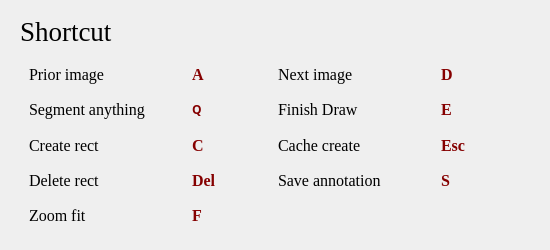
<?xml version="1.0" encoding="UTF-8"?>
<ui version="4.0">
 <class>Dialog_Shortcut</class>
 <widget class="QDialog" name="Dialog_Shortcut">
  <property name="geometry">
   <rect>
    <x>0</x>
    <y>0</y>
    <width>550</width>
    <height>250</height>
   </rect>
  </property>
  <property name="minimumSize">
   <size>
    <width>550</width>
    <height>250</height>
   </size>
  </property>
  <property name="maximumSize">
   <size>
    <width>550</width>
    <height>250</height>
   </size>
  </property>
  <property name="windowTitle">
   <string>Shortcut</string>
  </property>
  <layout class="QVBoxLayout" name="verticalLayout">
   <item>
    <widget class="QWidget" name="widget" native="true">
     <layout class="QVBoxLayout" name="verticalLayout_2">
      <property name="spacing">
       <number>0</number>
      </property>
      <property name="leftMargin">
       <number>0</number>
      </property>
      <property name="topMargin">
       <number>0</number>
      </property>
      <property name="rightMargin">
       <number>0</number>
      </property>
      <property name="bottomMargin">
       <number>0</number>
      </property>
      <item>
       <widget class="QWidget" name="widget_2" native="true">
        <property name="maximumSize">
         <size>
          <width>16777215</width>
          <height>40</height>
         </size>
        </property>
        <layout class="QHBoxLayout" name="horizontalLayout">
         <item>
          <widget class="QLabel" name="label">
           <property name="maximumSize">
            <size>
             <width>16777215</width>
             <height>50</height>
            </size>
           </property>
           <property name="font">
            <font>
             <family>Times New Roman</family>
             <pointsize>20</pointsize>
            </font>
           </property>
           <property name="text">
            <string>Shortcut</string>
           </property>
          </widget>
         </item>
        </layout>
       </widget>
      </item>
      <item>
       <widget class="QWidget" name="widget_3" native="true">
        <property name="font">
         <font>
          <family>Times New Roman</family>
          <pointsize>12</pointsize>
         </font>
        </property>
        <layout class="QGridLayout" name="gridLayout">
         <property name="leftMargin">
          <number>18</number>
         </property>
         <property name="rightMargin">
          <number>18</number>
         </property>
         <item row="2" column="3">
          <widget class="QLabel" name="label_5">
           <property name="maximumSize">
            <size>
             <width>80</width>
             <height>16777215</height>
            </size>
           </property>
           <property name="font">
            <font>
             <weight>75</weight>
             <bold>true</bold>
            </font>
           </property>
           <property name="styleSheet">
            <string notr="true">color: rgb(133, 0, 0);</string>
           </property>
           <property name="text">
            <string>Esc</string>
           </property>
          </widget>
         </item>
         <item row="0" column="0">
          <widget class="QLabel" name="label_18">
           <property name="text">
            <string>Prior image</string>
           </property>
          </widget>
         </item>
         <item row="0" column="1">
          <widget class="QLabel" name="label_19">
           <property name="maximumSize">
            <size>
             <width>80</width>
             <height>16777215</height>
            </size>
           </property>
           <property name="font">
            <font>
             <weight>75</weight>
             <bold>true</bold>
            </font>
           </property>
           <property name="styleSheet">
            <string notr="true">color: rgb(133, 0, 0);</string>
           </property>
           <property name="text">
            <string>A</string>
           </property>
          </widget>
         </item>
         <item row="0" column="2">
          <widget class="QLabel" name="label_17">
           <property name="text">
            <string>Next image</string>
           </property>
          </widget>
         </item>
         <item row="0" column="3">
          <widget class="QLabel" name="label_16">
           <property name="maximumSize">
            <size>
             <width>80</width>
             <height>16777215</height>
            </size>
           </property>
           <property name="font">
            <font>
             <weight>75</weight>
             <bold>true</bold>
            </font>
           </property>
           <property name="styleSheet">
            <string notr="true">color: rgb(133, 0, 0);</string>
           </property>
           <property name="text">
            <string>D</string>
           </property>
          </widget>
         </item>
         <item row="2" column="2">
          <widget class="QLabel" name="label_4">
           <property name="text">
            <string>Cache create</string>
           </property>
          </widget>
         </item>
         <item row="1" column="0">
          <widget class="QLabel" name="label_2">
           <property name="text">
            <string>Segment anything</string>
           </property>
          </widget>
         </item>
         <item row="2" column="0">
          <widget class="QLabel" name="label_10">
           <property name="text">
            <string>Create rect</string>
           </property>
          </widget>
         </item>
         <item row="2" column="1">
          <widget class="QLabel" name="label_11">
           <property name="maximumSize">
            <size>
             <width>80</width>
             <height>16777215</height>
            </size>
           </property>
           <property name="font">
            <font>
             <weight>75</weight>
             <bold>true</bold>
            </font>
           </property>
           <property name="styleSheet">
            <string notr="true">color: rgb(133, 0, 0);</string>
           </property>
           <property name="text">
            <string>C</string>
           </property>
          </widget>
         </item>
         <item row="1" column="2">
          <widget class="QLabel" name="label_20">
           <property name="text">
            <string>Finish Draw</string>
           </property>
          </widget>
         </item>
         <item row="1" column="3">
          <widget class="QLabel" name="label_8">
           <property name="maximumSize">
            <size>
             <width>80</width>
             <height>16777215</height>
            </size>
           </property>
           <property name="font">
            <font>
             <weight>75</weight>
             <bold>true</bold>
            </font>
           </property>
           <property name="styleSheet">
            <string notr="true">color: rgb(133, 0, 0);</string>
           </property>
           <property name="text">
            <string>E</string>
           </property>
          </widget>
         </item>
         <item row="3" column="0">
          <widget class="QLabel" name="label_7">
           <property name="text">
            <string>Delete rect</string>
           </property>
          </widget>
         </item>
         <item row="3" column="1">
          <widget class="QLabel" name="label_6">
           <property name="maximumSize">
            <size>
             <width>80</width>
             <height>16777215</height>
            </size>
           </property>
           <property name="font">
            <font>
             <weight>75</weight>
             <bold>true</bold>
            </font>
           </property>
           <property name="styleSheet">
            <string notr="true">color: rgb(133, 0, 0);</string>
           </property>
           <property name="text">
            <string>Del</string>
           </property>
          </widget>
         </item>
         <item row="3" column="2">
          <widget class="QLabel" name="label_12">
           <property name="text">
            <string>Save annotation</string>
           </property>
          </widget>
         </item>
         <item row="3" column="3">
          <widget class="QLabel" name="label_13">
           <property name="maximumSize">
            <size>
             <width>80</width>
             <height>16777215</height>
            </size>
           </property>
           <property name="font">
            <font>
             <weight>75</weight>
             <bold>true</bold>
            </font>
           </property>
           <property name="styleSheet">
            <string notr="true">color: rgb(133, 0, 0);</string>
           </property>
           <property name="text">
            <string>S</string>
           </property>
          </widget>
         </item>
         <item row="4" column="0">
          <widget class="QLabel" name="label_14">
           <property name="text">
            <string>Zoom fit</string>
           </property>
          </widget>
         </item>
         <item row="4" column="1">
          <widget class="QLabel" name="label_15">
           <property name="maximumSize">
            <size>
             <width>80</width>
             <height>16777215</height>
            </size>
           </property>
           <property name="font">
            <font>
             <weight>75</weight>
             <bold>true</bold>
            </font>
           </property>
           <property name="styleSheet">
            <string notr="true">color: rgb(133, 0, 0);</string>
           </property>
           <property name="text">
            <string>F</string>
           </property>
          </widget>
         </item>
         <item row="1" column="1">
          <widget class="QLabel" name="label_3">
           <property name="font">
            <font>
             <family>Sans Serif</family>
             <pointsize>9</pointsize>
             <weight>75</weight>
             <italic>false</italic>
             <bold>true</bold>
            </font>
           </property>
           <property name="styleSheet">
            <string notr="true">color: rgb(133, 0, 0);</string>
           </property>
           <property name="text">
            <string>Q</string>
           </property>
          </widget>
         </item>
        </layout>
       </widget>
      </item>
     </layout>
    </widget>
   </item>
  </layout>
 </widget>
 <resources>
  <include location="icon.qrc"/>
 </resources>
 <connections/>
</ui>
